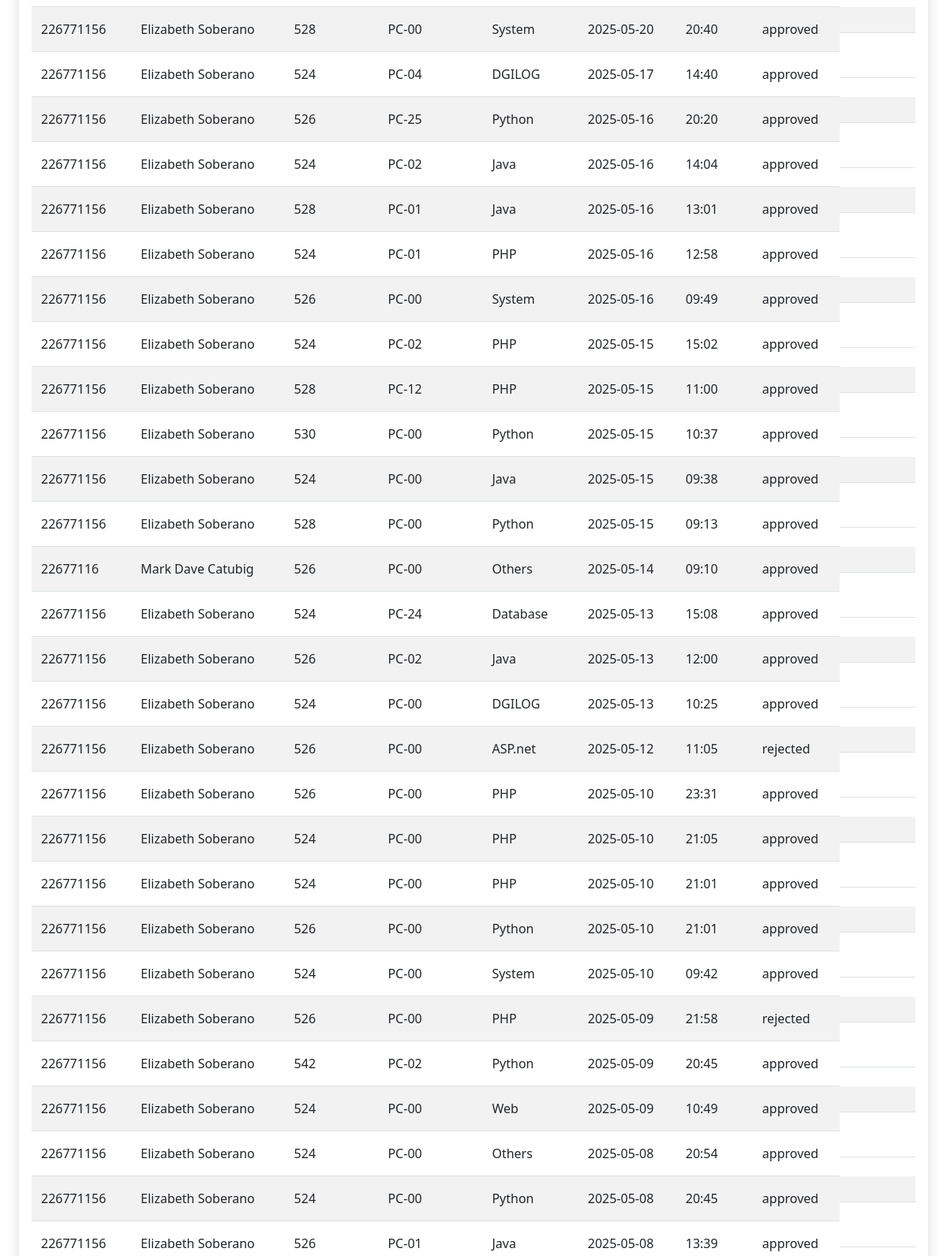
The app's page /admin/view_reservations.php (middle part), older data.
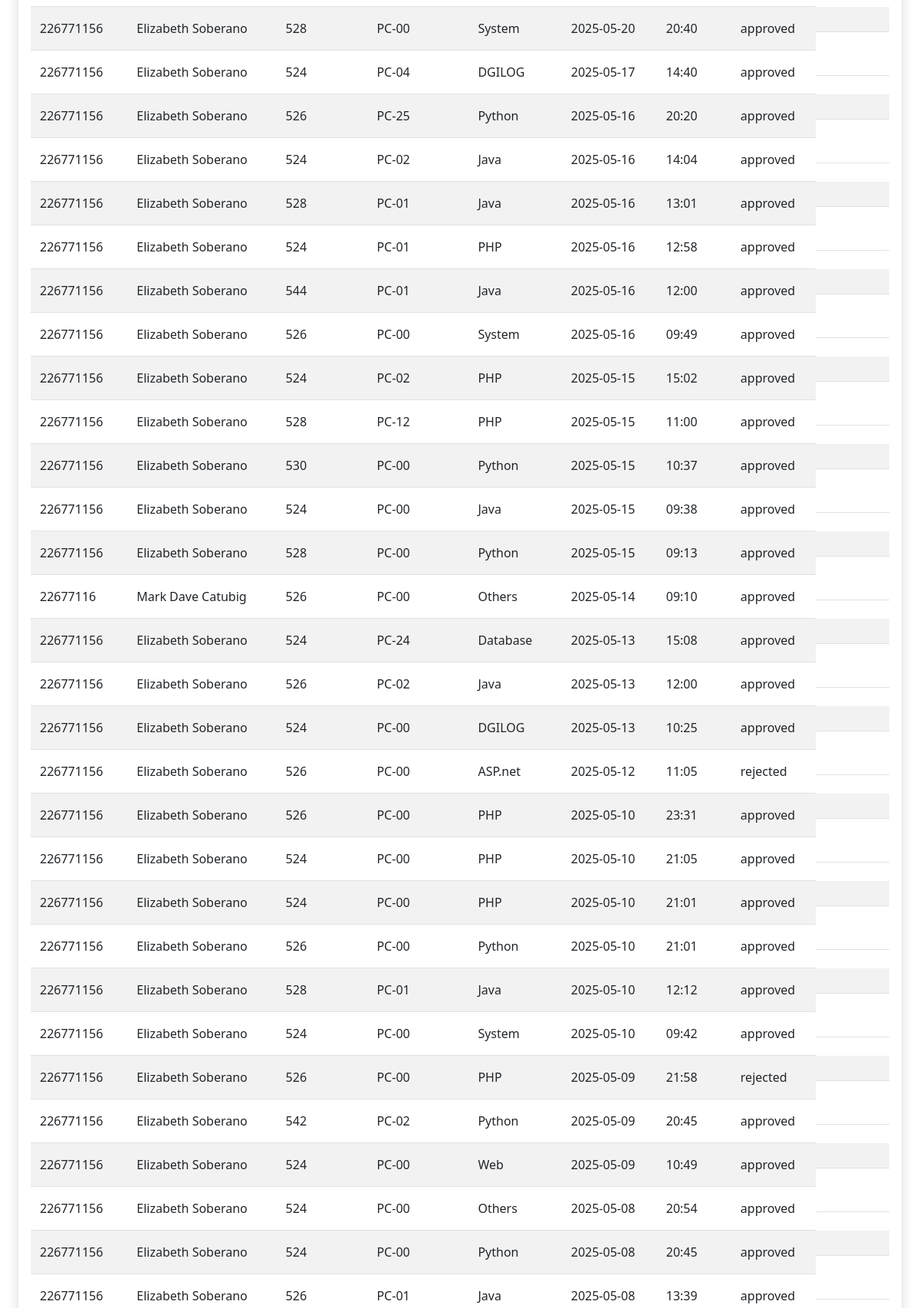
The same page, newer data.
### tables this page shows
CREATE TABLE `reservation` (
  `reservation_id` int(11) NOT NULL,
  `id_number` int(11) NOT NULL,
  `lab` varchar(11) NOT NULL,
  `pc_number` int(11) NOT NULL,
  `purpose` varchar(50) NOT NULL,
  `reservation_date` varchar(10) NOT NULL,
  `reservation_time` varchar(10) NOT NULL,
  `status` varchar(10) NOT NULL DEFAULT 'pending',
  `created_at` timestamp NOT NULL DEFAULT current_timestamp(),
  `updated_at` timestamp NULL DEFAULT NULL,
  `sit_in_time` time DEFAULT NULL,
  `sit_in_started_at` datetime DEFAULT NULL,
  `sit_in_ended_at` datetime DEFAULT NULL
);

CREATE TABLE `user` (
  `id` int(11) NOT NULL,
  `lname` varchar(50) DEFAULT NULL,
  `fname` varchar(50) DEFAULT NULL,
  `MName` varchar(50) DEFAULT NULL,
  `Course` varchar(50) DEFAULT NULL,
  `Level` varchar(10) DEFAULT NULL,
  `username` varchar(50) DEFAULT NULL,
  `password` varchar(255) NOT NULL,
  `image` varchar(255) DEFAULT NULL,
  `email` varchar(100) NOT NULL,
  `address` varchar(255) DEFAULT NULL,
  `role` enum('admin','user') NOT NULL DEFAULT 'user',
  `remaining_session` int(11) NOT NULL DEFAULT 30,
  `points` int(11) DEFAULT 0
);

### admin/view_reservations.php (the view, shortened to what this page needs)
<?php
include('db.php');
include('admin_navbar.php');
?>
<!DOCTYPE html>
<html lang="en">
<head>
    <link rel="stylesheet" href="https://cdn.jsdelivr.net/npm/bootstrap@5.3.0/dist/css/bootstrap.min.css">
    <link rel="stylesheet" href="https://cdnjs.cloudflare.com/ajax/libs/font-awesome/6.5.1/css/all.min.css">
    <link rel="stylesheet" href="https://cdn.datatables.net/1.11.5/css/dataTables.bootstrap5.min.css">
</head>
<body>
    <div class="container-fluid px-4 py-3">
        <div class="card">
            <div class="card-body">
                <div class="table-responsive">
                    <table id="reservationsTable" class="table table-striped">
                        <tbody>
                            <?php
                            $query = "SELECT r.*, u.fname, u.lname
                                    FROM reservation r
                                    LEFT JOIN user u ON r.id_number = u.id";
                            $query .= " ORDER BY CAST(r.reservation_date as DATE) DESC,
                                      STR_TO_DATE(r.reservation_time, '%H:%i') DESC,
                                      r.created_at DESC";
                            $stmt = $con->prepare($query);
                            $stmt->execute();
                            $result = $stmt->get_result();
                            while($row = $result->fetch_assoc()) {
                                $status_class = match($row['status']) {
                                    'pending' => 'status-pending',
                                    'approved' => 'status-approved',
                                    'rejected' => 'status-rejected',
                                    default => ''
                                };
                                echo "<tr>
                                        <td>{$row['id_number']}</td>
                                        <td>{$row['fname']} {$row['lname']}</td>
                                        <td>{$row['lab']}</td>
                                        <td>PC-" . str_pad($row['pc_number'], 2, '0', STR_PAD_LEFT) . "</td>
                                        <td>{$row['purpose']}</td>
                                        <td>{$row['reservation_date']}</td>
                                        <td>{$row['reservation_time']}</td>
                                        <td class='{$status_class}'>{$row['status']}</td>
                                        <td class='action-buttons'>";
                                echo "</td></tr>";
                            }
                            ?>
                        </tbody>
                    </table>
                </div>
            </div>
        </div>
    </div>
</body>
</html>

Row changes from the older to the newer data that the page shows:
added reservation: id_number "226771156", id_number.fname "Elizabeth", id_number.lname "Soberano", lab "544", pc_number "01", purpose "Java", reservation_date "2025-05-16", reservation_time "12:00", status "approved"
added reservation: id_number "226771156", id_number.fname "Elizabeth", id_number.lname "Soberano", lab "528", pc_number "01", purpose "Java", reservation_date "2025-05-10", reservation_time "12:12", status "approved"
